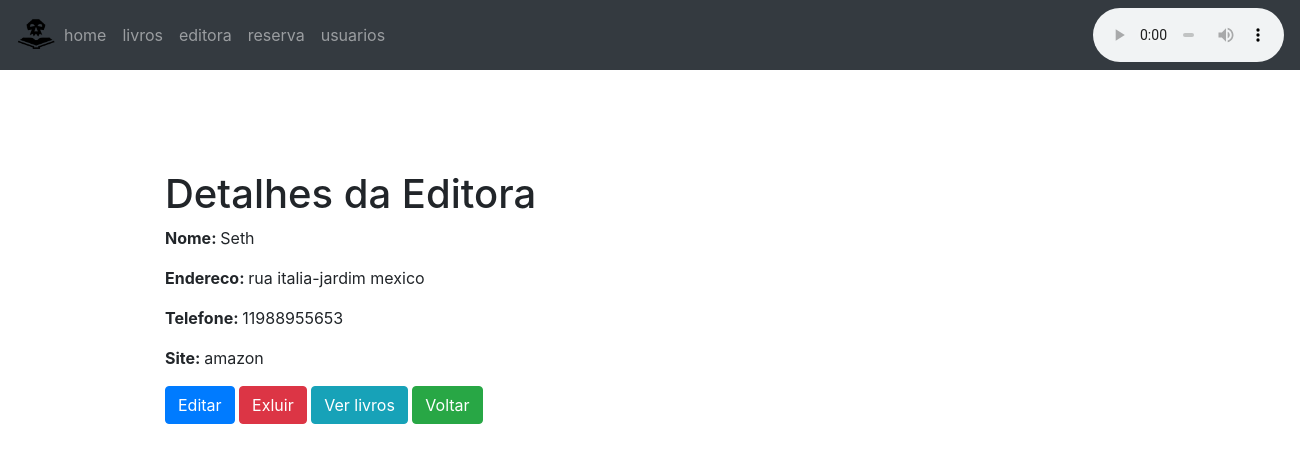
/heart/detalhes_edi/1, run on the app's committed database.
### heart/models.py (models this page shows, shortened)
class Editora(models.Model):
    Id_Ed = models.CharField(max_length=100)
    Nome = models.CharField(max_length=50)
    Edereco = models.CharField(max_length=100)
    Telefone = models.CharField(max_length=14)
    Site = models.CharField(max_length=100)

### heart/views.py (the view)
# urls.py: path('heart/detalhes_edi/<int:id>',views.Detalhes_Edi),
def Detalhes_Edi(request,id):
    editora =Editora.objects.get(id=id)
    test = Livro.objects.all()
    return render(request,'detalhes_Edi.html',{'editora':editora})

### templates/detalhes_Edi.html
{% extends 'page-model.html' %}
{% block content %}
    <div class="container" style="margin-left:150px;">
        <h1 style="margin-top:100px;"> Detalhes da Editora</h1>
        <p><b>Nome: </b> {{editora.Nome}}</p>
        <p><b>Endereco: </b>{{editora.Edereco}}</p>
        <p><b>Telefone: </b>{{editora.Telefone}}</p>
        <p><b>Site: </b> <a>{{editora.Site}}</a> </p>
        <a href="/heart/cadastrar_edi/?id={{editora.id}}" class="btn btn-primary">Editar</a>
        <a href="/heart/deletar_edi/{{editora.id}}" class="btn btn-danger"> Exluir</a>
        <a href="/heart/livros/" class="btn btn-info" >Ver livros</a>
        <a href="/heart/editora/" class="btn btn-success">Voltar</a>
    </div>
{% endblock%}

### data on the page
Editora: Nome "Seth", Edereco "rua italia-jardim mexico", Telefone "11988955653", Site "amazon"
